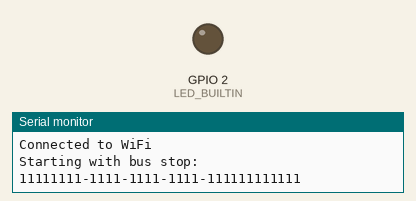
A sketch run on a simulated ESP32. On the bench: output pins drawn as LEDs (lit = HIGH), the last lines printed to the serial monitor. WiFi joins after 1.5 s; servers stay silent unless stated; uploads are accepted with an empty reply.

Above: at 12.5 s.
At 23.0 s:
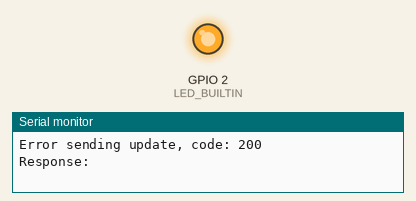
Timing chart, 0 to 28.8 s (numbered marks = the images above):
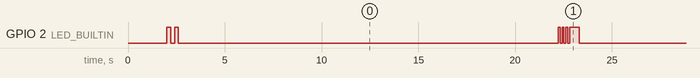

The sketch:

bus_stop_monitor.ino
```cpp
#include <WiFi.h>
#include <HTTPClient.h>
#include <ArduinoJson.h>

// WiFi credentials
const char* ssid = "your_wifi_ssid";
const char* password = "your_wifi_password";

// Supabase configuration
const char* supabaseUrl = "https://naalvxbwxafxxazmpeja.supabase.co";
const char* supabaseKey = "eyJhbGciOiJIUzI1NiIsInR5cCI6IkpXVCJ9.eyJpc3MiOiJzdXBhYmFzZSIsInJlZiI6Im5hYWx2eGJ3eGFmeHhhem1wZWphIiwicm9sZSI6ImFub24iLCJpYXQiOjE3NDEwMTc4NDQsImV4cCI6MjA1NjU5Mzg0NH0.EnOibOlUeb6zX51lvyQS8dCXhkbvLed2D44vPQB4HR8";

// Test configuration
const char* testBusId = "dddddddd-dddd-dddd-dddd-dddddddddddd"; // Route 1 Bus

// Actual bus stop IDs from database
const char* testBusStopIds[] = {
  "11111111-1111-1111-1111-111111111111", // Central Station
  "22222222-2222-2222-2222-222222222222", // Market Square
  "33333333-3333-3333-3333-333333333333", // University
  "44444444-4444-4444-4444-444444444444", // Hospital
  "66666666-6666-6666-6666-666666666666", // Shopping Mall
  "77777777-7777-7777-7777-777777777777", // Airport Terminal
  "88888888-8888-8888-8888-888888888888", // Sports Complex
  "aaaaaaaa-aaaa-aaaa-aaaa-aaaaaaaaaaa1"  // Metro Station
};
const int numStops = sizeof(testBusStopIds) / sizeof(testBusStopIds[0]);
int currentStopIndex = 0;
unsigned long lastUpdateTime = 0;
const unsigned long UPDATE_INTERVAL = 20000; // 20 seconds

void setup() {
  Serial.begin(115200);
  pinMode(LED_BUILTIN, OUTPUT);

  // Connect to WiFi
  WiFi.begin(ssid, password);
  while (WiFi.status() != WL_CONNECTED) {
    delay(1000);
    Serial.println("Connecting to WiFi...");
  }
  Serial.println("Connected to WiFi");

  // Initialize timestamp
  lastUpdateTime = millis();
  Serial.println("Starting with bus stop: " + String(testBusStopIds[currentStopIndex]));

  // Initial LED feedback - 2 quick blinks for successful setup
  for (int i = 0; i < 2; i++) {
    digitalWrite(LED_BUILTIN, HIGH);
    delay(200);
    digitalWrite(LED_BUILTIN, LOW);
    delay(200);
  }
}

void loop() {
  unsigned long currentTime = millis();

  // Check if it's time to update
  if (currentTime - lastUpdateTime >= UPDATE_INTERVAL) {
    // Update the current stop index
    currentStopIndex = (currentStopIndex + 1) % numStops;
    lastUpdateTime = currentTime;

    // Send update to Supabase
    sendBusUpdate(testBusId, testBusStopIds[currentStopIndex]);

    // Visual feedback - one long blink for stop change
    digitalWrite(LED_BUILTIN, HIGH);
    delay(500);
    digitalWrite(LED_BUILTIN, LOW);
  }

  delay(100); // Small delay between checks
}

void sendBusUpdate(const char* busId, const char* stopId) {
  if (WiFi.status() == WL_CONNECTED) {
    HTTPClient http;

    // Create JSON payload with correct column names
    StaticJsonDocument<200> doc;
    doc["current_stop_id"] = stopId;
    doc["last_update"] = "now()"; // Supabase SQL function for current timestamp
    doc["updated_at"] = "now()";

    String jsonString;
    serializeJson(doc, jsonString);

    // Log the update
    Serial.println("Sending update - Bus: " + String(busId) + " at Stop: " + String(stopId));

    // Configure HTTP request - using REST API to update buses table
    // Note: using 'id' instead of 'bus_id' as it's the primary key
    String url = String(supabaseUrl) + "/rest/v1/buses?id=eq." + String(busId);
    http.begin(url);
    http.addHeader("Content-Type", "application/json");
    http.addHeader("apikey", supabaseKey);
    http.addHeader("Authorization", "Bearer " + String(supabaseKey));
    http.addHeader("Prefer", "return=minimal");

    // Send PATCH request to update bus location
    int httpCode = http.PATCH(jsonString);

    if (httpCode == 204) { // Successful PATCH returns 204 No Content
      Serial.println("Update successful");

      // Visual feedback - one quick blink for successful update
      digitalWrite(LED_BUILTIN, HIGH);
      delay(200);
      digitalWrite(LED_BUILTIN, LOW);
    } else {
      Serial.println("Error sending update, code: " + String(httpCode));
      if (httpCode > 0) {
        Serial.println("Response: " + http.getString());
      }

      // Error feedback - three quick blinks
      for (int i = 0; i < 3; i++) {
        digitalWrite(LED_BUILTIN, HIGH);
        delay(100);
        digitalWrite(LED_BUILTIN, LOW);
        delay(100);
      }
    }

    http.end();
  }
}
```

Measured:
- by itself, GPIO 2 (LED_BUILTIN): moves between LOW and HIGH, repeating every 40.0 s
- by itself, everything shown: repeats every 20.0 s, in 4 steps
